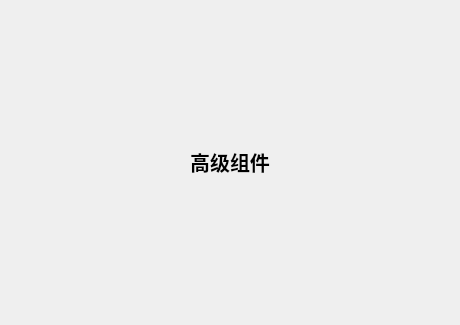
<?xml version="1.0" encoding="UTF-8"?>
<ui version="4.0">
 <class>AdvancedWidget</class>
 <widget class="QWidget" name="AdvancedWidget">
  <property name="geometry">
   <rect>
    <x>0</x>
    <y>0</y>
    <width>460</width>
    <height>325</height>
   </rect>
  </property>
  <property name="windowTitle">
   <string>Form</string>
  </property>
  <layout class="QHBoxLayout" name="horizontalLayout">
   <item>
    <widget class="QLabel" name="label">
     <property name="sizePolicy">
      <sizepolicy hsizetype="Fixed" vsizetype="Fixed">
       <horstretch>0</horstretch>
       <verstretch>0</verstretch>
      </sizepolicy>
     </property>
     <property name="font">
      <font>
       <pointsize>15</pointsize>
       <bold>true</bold>
      </font>
     </property>
     <property name="text">
      <string>高级组件</string>
     </property>
     <property name="alignment">
      <set>Qt::AlignCenter</set>
     </property>
    </widget>
   </item>
  </layout>
 </widget>
 <resources/>
 <connections/>
</ui>
